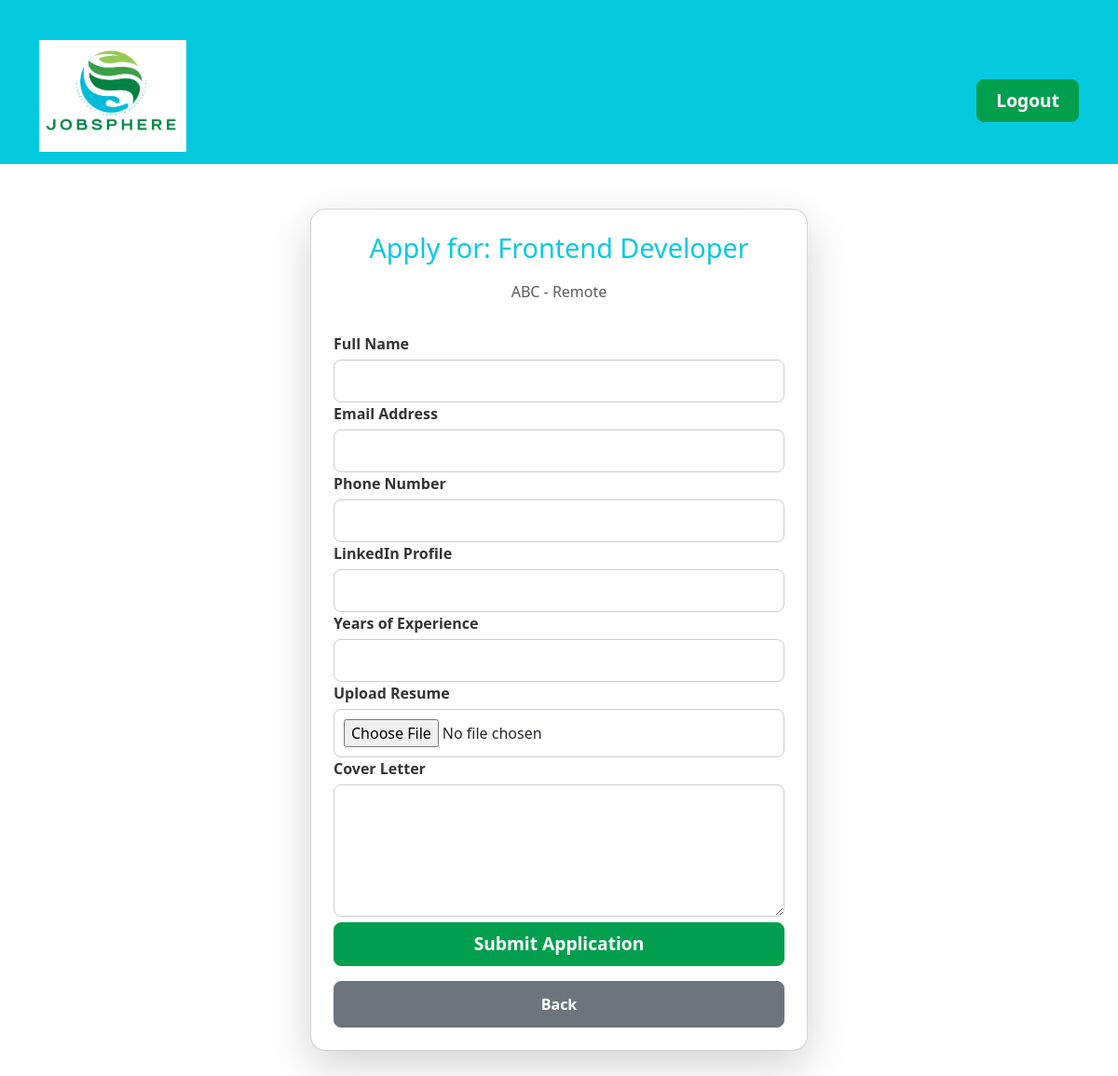
The app's page /jobseeker/apply/2/ (signed in) with its own data.
### portal/models.py (models this page shows, shortened)
class Job(models.Model):
    CATEGORY_CHOICES = [
        ('IT', 'IT'),
        ('Finance', 'Finance'),
        ('Healthcare', 'Healthcare'),
        ('Education', 'Education'),
    ]
    title = models.CharField(max_length=200)
    description = models.TextField()
    salary = models.DecimalField(max_digits=10, decimal_places=2)
    location = models.CharField(max_length=100)
    category = models.CharField(max_length=100, choices=CATEGORY_CHOICES)
    company = models.CharField(max_length=100)
    posted_by = models.ForeignKey(User, on_delete=models.CASCADE)
    posted_at = models.DateTimeField(auto_now_add=True)

### jobseeker/views.py (the view)
# urls.py: path('apply/<int:job_id>/', views.apply_job, name='apply_job'),
@login_required
def apply_job(request, job_id):
    job = get_object_or_404(Job, id=job_id)
    if request.method == 'POST':
        form = ApplicationForm(request.POST, request.FILES)
        if form.is_valid():
            application = form.save(commit=False)
            application.job = job
            application.applicant = request.user
            application.save()
            return redirect('jobseeker_home')
    else:
        form = ApplicationForm()
    return render(request, 'apply.html', {'form': form, 'job': job})

### portal/forms.py
class ApplicationForm(forms.ModelForm):
    class Meta:
        model = Application
        fields = ['name', 'email', 'phone_number', 'linkedin', 'years_of_experience', 'resume', 'cover_letter']
        widgets = {
            'cover_letter': forms.Textarea(attrs={'rows': 5}),
        }

### jobseeker/templates/apply.html (shortened to what this page needs)
{% extends 'base.html' %}
{% load static %}
{% block content %}
<head>
    <link rel="stylesheet" href="{% static 'jobseeker_styles.css' %}">
</head>
<div class="container mt-5">
    <div class="row justify-content-center">
        <div class="col-md-6 mb-5">
            <div class="card shadow-lg p-4 rounded-4 h-100">
                <h3 class="text-center" style="color: #05c9df;">Apply for: {{ job.title }}</h3>
                <h5 class="text-muted text-center mb-4">{{ job.company }} - {{ job.location }}</h5>
                <form method="post" enctype="multipart/form-data">
                    <div class="form-group">
                        <label for="{{ form.name.id_for_label }}">Full Name</label>
                        {{ form.name }}
                    </div>
                    <div class="form-group">
                        <label for="{{ form.email.id_for_label }}">Email Address</label>
                        {{ form.email }}
                    </div>
                    <div class="form-group">
                        <label for="{{ form.phone_number.id_for_label }}">Phone Number</label>
                        {{ form.phone_number }}
                    </div>
                    <div class="form-group">
                        <label for="{{ form.linkedin.id_for_label }}">LinkedIn Profile</label>
                        {{ form.linkedin }}
                    </div>
                    <div class="form-group">
                        <label for="{{ form.years_of_experience.id_for_label }}">Years of Experience</label>
                        {{ form.years_of_experience }}
                    </div>
                    <div class="form-group">
                        <label for="{{ form.resume.id_for_label }}">Upload Resume</label>
                        {{ form.resume }}
                    </div>
                    <div class="form-group">
                        <label for="{{ form.cover_letter.id_for_label }}">Cover Letter</label>
                        {{ form.cover_letter }}
                    </div>
                    <button type="submit" class="btn py-2 w-100">
                        Submit Application
                    </button>
                    <a href="{% url 'jobseeker_home' %}" class="btn btn-secondary w-100 mt-3">Back</a>
                </form>
            </div>
        </div>
    </div>
</div>
{% endblock %}

### static/css/styles.css (style rules this page uses)
body { background-color: #f8f9fa; font-family: 'Segoe UI', Tahoma, Geneva, Verdana, sans-serif; color: #004d40; margin: 0; padding: 0; }
h1, h2, h3, h4, h5 { color: #007847; }
a { color: #00BCD4; text-decoration: none; }
form { margin-top: 10px; }

### jobseeker/static/jobseeker_styles.css (style rules this page uses)
.container { margin-top: 30px; }
.card { border-radius: 10px; box-shadow: 0 4px 6px rgba(0, 0, 0, 0.1); }
.card h3 { color: #05c9df; font-size: 1.8rem; margin-bottom: 20px; }
.card h5 { color: #6c757d; font-size: 1rem; }
.form-group label { font-weight: bold; color: #333; }
.form-group input, .form-group select, .form-group textarea { border-radius: 8px; border: 1px solid #ccc; padding: 10px; width: 100%; margin-top: 5px; font-size: 1rem; }
button[type="submit"] { background-color: #009F4D; border-color: #009F4D; color: white; font-size: 1.2rem; font-weight: bold; padding: 12px 20px; width: 100%; border-radius: 8px; cursor: pointer; transition: background-color 0.3s ease; }
.btn-secondary { background-color: #6c757d; border-color: #6c757d; font-weight: 600; padding: 12px 20px; width: 100%; border-radius: 8px; transition: background-color 0.3s ease; }

### records on screen
Job: title "Frontend Developer", company "ABC", location "Remote"
